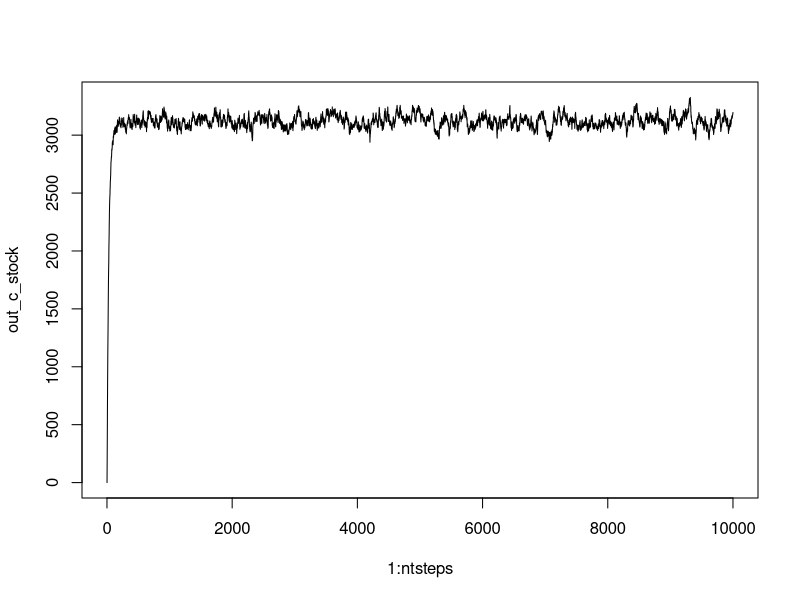
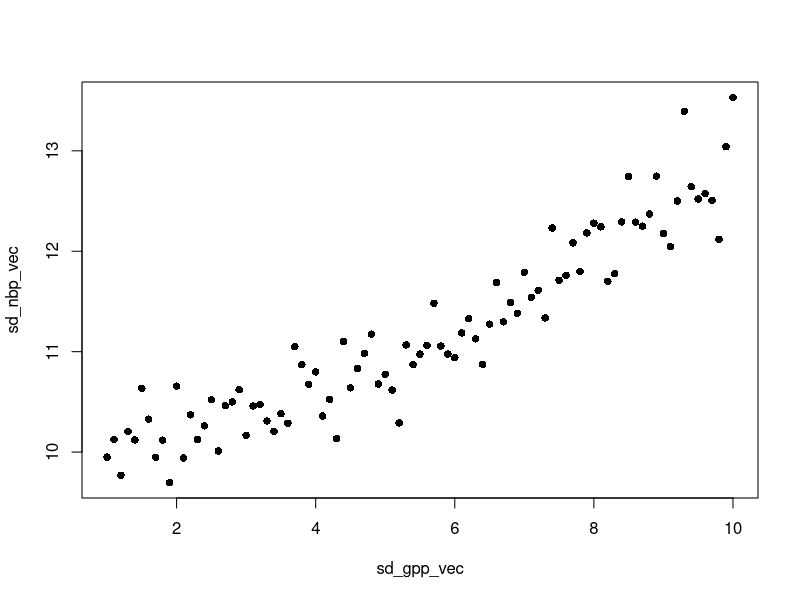

Write R code to recreate these figures, in order.
calc_sd_nbp <- function( sd_gpp, f_ra, tau, sd_closs, do.plot=FALSE ){

  ## Number of time steps
  ntsteps <- 10000

  ## Define GPP with interannual variability, drawn from normal distribution
  gpp_vec <- rnorm( mean = 130, sd = sd_gpp, n = ntsteps )

  ## Initialise C stock
  c_stock <- 0

  ## Initialise net C balance
  nbp_vec <- rep( NA, ntsteps )

  ## Initialise C stock output variable
  out_c_stock <- rep( NA, ntsteps )

  for (it in seq(ntsteps)){

    out_c_stock[it] <- c_stock

    c_loss <- 1/tau * c_stock + (1-f_ra) * gpp_vec[it]

    ## add noise to c_loss (~disturbance)
    c_loss <- rnorm( mean = c_loss, sd = sd_closs, n = 1 ) 

    c_gain <- gpp_vec[it]
    nbp_vec[it] <- c_gain - c_loss

    ## update stock
    c_stock <- c_stock + c_gain - c_loss

  }

  ## Evaluate standard deviation in NBP (take only last 1000 years)
  sd_nbp <- sd( tail( nbp_vec, n=1000 ), na.rm = TRUE )

  if (do.plot){
    ## Plot time series of c_stock
    plot( 1:ntsteps, out_c_stock, type="l" )
  }

  return( sd_nbp )
}

## Fraction of GPP used for biomass production (ration of NPP:GPP)
f_ra <- 0.8

## Turnover time of C in biomass
tau <- 30

## Standard deviation of respiration/disturbance (C loss), in PgC
sd_closs <- 10

sd_gpp_vec <- seq( 1, 10, 0.1 )
sd_nbp_vec <- sapply( sd_gpp_vec, function(x) calc_sd_nbp( x, f_ra, tau, sd_closs=sd_closs, x==10 ) )

plot( sd_gpp_vec, sd_nbp_vec, pch=16 )


## => The slope of sd_nbp_vec vs. sd_gpp_vec is equal to f_ra. It's therefore a measure for the fraction of GPP that remains within the system???